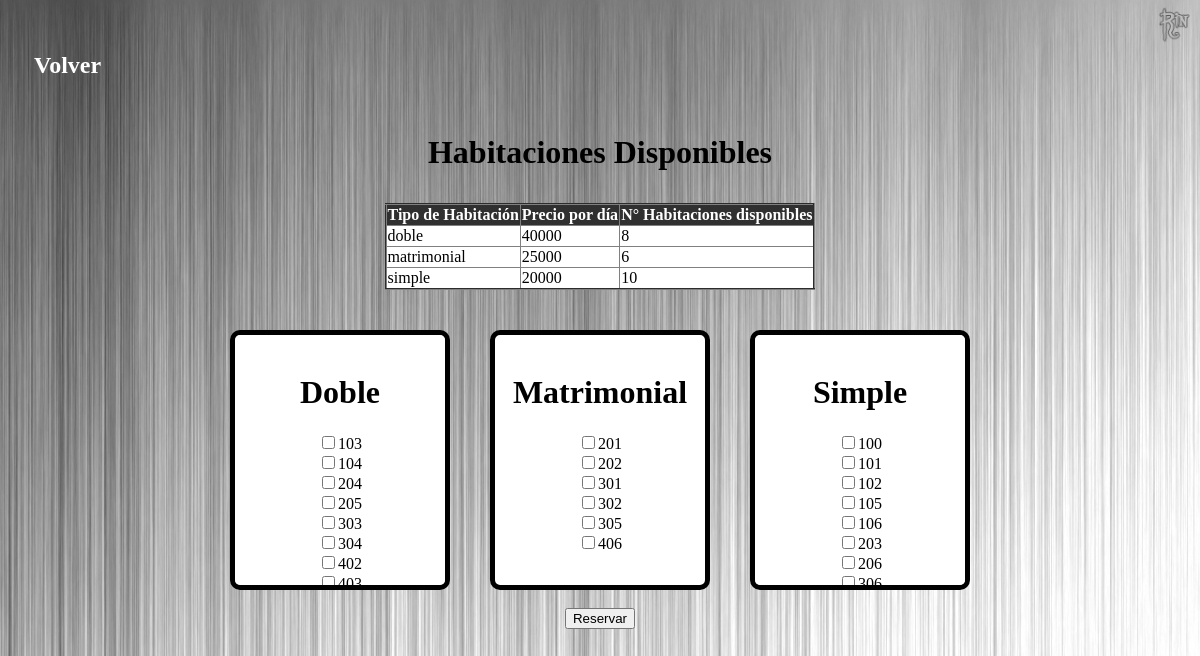
The app's page /Aplicación/Recepcionista/Reservas/php/select_reservas.php with its own data.
### tables this page shows
CREATE TABLE `habitacion` (
  `NumHab` varchar(10) NOT NULL,
  `TipoHab` varchar(20) NOT NULL
);

### Aplicación/Recepcionista/Reservas/php/select_reservas.php (the view, shortened to what this page needs)
<!DOCTYPE html>
<html lang="es">
	<head>
		<link href="../../css/styles.css" rel="stylesheet">
	</head>
	<body>
	<header>
		<nav class="topnav">
				<a href="../menu.html"><h1  align="left"> Volver </h1> </a>
		</nav>
	  <h1 align="center">Habitaciones Disponibles</h1>
	</header>
<div align="center">
<table border = '2' style = "border-collapse: collapse;" bgcolor = '#FFFFFF'>
	<tr bgcolor="#303030" style="font-weight: bold; color:white">
		<td>
			Tipo de Habitación
		</td>
		<td>
			Precio por día
		</td>
		<td>
			N° Habitaciones disponibles
		</td>
	</tr>
<?php
	require('conexion.php');
		$fecha1 = $_GET['fecha1'];
		$fecha2 = $_GET['fecha2'];
		$conexion=mysqli_connect($host,$user,$pw)or die("Error al conectar con el servidor");
		mysqli_select_db($conexion,$db)or die("Error al conectar con la base de datos");
		$sql = "SELECT habitacion.TipoHab, Precio, COUNT(DISTINCT habitacion.NumHab)
		FROM habitacion, tipodehabitacion
		WHERE habitacion.TipoHab=tipodehabitacion.TipoHab
		AND habitacion.NumHab NOT IN (SELECT habitacion.NumHab
                              		FROM   habitacion, reserva
                              		WHERE  reserva.NumHab=habitacion.NumHab
                              		AND (reserva.FechaReserva BETWEEN CAST('$fecha1' AS DATE) and CAST('$fecha2' AS DATE)
                                  		 OR reserva.FechaSalida BETWEEN CAST('$fecha1' AS DATE) and CAST('$fecha2' AS DATE)
																		   OR reserva.FechaReserva<='$fecha1' AND reserva.FechaSalida>='$fecha2'))
		GROUP BY habitacion.TipoHab";
		$rs = mysqli_query($conexion,$sql) or die(mysql_error());
		$numeroTuplas=mysqli_num_rows($rs);
		$numerocolumns=mysqli_num_fields($rs);
		for($i=0;$i<$numeroTuplas;$i++){
			$fila=mysqli_fetch_array($rs);
			echo "<tr>";
			for($j=0;$j<$numerocolumns;$j++){
				echo "<td>$fila[$j]</td>";
			}
        }
?>
</table>
</div>
<main>
			<?php
				echo "<form method=\"post\" action=\"registrar_reserva.php\">"
			?>
			<div id=contenedor_center>
				<div class="contorno_pantalla_blanca" align="center">
					<br>
						<h1 align="center">Doble</h1>
						<?php
							  require('conexion.php');
								$Tipo_habitacion = 'doble';
								$fecha1 = $_GET['fecha1'];
								$fecha2 = $_GET['fecha2'];
								$conexion=mysqli_connect($host,$user,$pw)or die("Error al conectar con el servidor");
								mysqli_select_db($conexion,$db)or die("Error al conectar con la base de datos");
								$sql1 = "SELECT habitacion.NumHab
								FROM habitacion
								WHERE TipoHab='$Tipo_habitacion'
								AND habitacion.NumHab NOT IN (SELECT habitacion.NumHab
						                              		FROM   habitacion, reserva
						                              		WHERE  reserva.NumHab=habitacion.NumHab
						                              		AND (reserva.FechaReserva BETWEEN CAST('$fecha1' AS DATE) and CAST('$fecha2' AS DATE)
						                                  		 OR reserva.FechaSalida BETWEEN CAST('$fecha1' AS DATE) and CAST('$fecha2' AS DATE)
																								 	 OR reserva.FechaReserva<='$fecha1' AND reserva.FechaSalida>='$fecha2'))";
								$rs1 = mysqli_query($conexion,$sql1) or die(mysql_error());
								$numeroTuplas=mysqli_num_rows($rs1);
								echo "<form method=\"post\" action=\"registrar_reserva.php\">";
								for($i=0;$i<$numeroTuplas;$i++){
										$fila=mysqli_fetch_array($rs1);
										echo "<input type=\"checkbox\" name=\"habit[]\" value=\"$fila[0]\" >$fila[0]<br>";
										}
										echo "<br>";
						?>
						</div>
					<div class="contorno_pantalla_blanca" align="center">
						<br>
							<h1 align="center">Matrimonial</h1>
							<?php
								  require('conexion.php');
									$Tipo_habitacion = 'matrimonial';
									$fecha1 = $_GET['fecha1'];
									$fecha2 = $_GET['fecha2'];
									$conexion=mysqli_connect($host,$user,$pw)or die("Error al conectar con el servidor");
									mysqli_select_db($conexion,$db)or die("Error al conectar con la base de datos");
									$sql2 = "SELECT habitacion.NumHab
									FROM habitacion
									WHERE TipoHab='$Tipo_habitacion'
									AND habitacion.NumHab NOT IN (SELECT habitacion.NumHab
							                              		FROM   habitacion, reserva
							                              		WHERE  reserva.NumHab=habitacion.NumHab
							                              		AND (reserva.FechaReserva BETWEEN CAST('$fecha1' AS DATE) and CAST('$fecha2' AS DATE)
							                                  		 OR reserva.FechaSalida BETWEEN CAST('$fecha1' AS DATE) and CAST('$fecha2' AS DATE)
																									 	 OR reserva.FechaReserva<='$fecha1' AND reserva.FechaSalida>='$fecha2'))";
									$rs2 = mysqli_query($conexion,$sql2) or die(mysql_error());
									$numeroTuplas=mysqli_num_rows($rs2);
									echo "<form method=\"post\" action=\"registrar_reserva.php\">";
									for($i=0;$i<$numeroTuplas;$i++){
											$fila=mysqli_fetch_array($rs2);
											echo "<input type=\"checkbox\" name=\"habit[]\" value=\"$fila[0]\" >$fila[0]<br>";
											}
											echo "<br>";
							?>
							</div>
						<div class="contorno_pantalla_blanca" align="center">
							<br>
								<h1 align="center">Simple</h1>
								<?php
									  require('conexion.php');
										$Tipo_habitacion = 'simple';
										$fecha1 = $_GET['fecha1'];
										$fecha2 = $_GET['fecha2'];
										$conexion=mysqli_connect($host,$user,$pw)or die("Error al conectar con el servidor");
										mysqli_select_db($conexion,$db)or die("Error al conectar con la base de datos");
										$sql3 = "SELECT habitacion.NumHab
										FROM habitacion
										WHERE TipoHab='$Tipo_habitacion'
										AND habitacion.NumHab NOT IN (SELECT habitacion.NumHab
								                              		FROM   habitacion, reserva
								                              		WHERE  reserva.NumHab=habitacion.NumHab
								                              		AND (reserva.FechaReserva BETWEEN CAST('$fecha1' AS DATE) and CAST('$fecha2' AS DATE)
								                                  		 OR reserva.FechaSalida BETWEEN CAST('$fecha1' AS DATE) and CAST('$fecha2' AS DATE)
																										 	 OR reserva.FechaReserva<='$fecha1' AND reserva.FechaSalida>='$fecha2'))";
										$rs3 = mysqli_query($conexion,$sql3) or die(mysql_error());
										$numeroTuplas=mysqli_num_rows($rs3);
										echo "<form method=\"post\" action=\"registrar_reserva.php\">";
										for($i=0;$i<$numeroTuplas;$i++){
												$fila=mysqli_fetch_array($rs3);
												echo "<input type=\"checkbox\" name=\"habit[]\" value=\"$fila[0]\" >$fila[0]<br>";
												}
												echo "<br>";
								?>
								</div>
						</div>
						<div align="center">
							<?php
							echo "<br>";
							echo "<input type=\"submit\" name=\"formSubmit\" value=\"Reservar\">";
							echo "</form>";
							?>
		</main>
	</body>
</html>

### Aplicación/Recepcionista/css/styles.css (style rules this page uses)
body { background: url(../../imagenes/grisclaro.png) no-repeat center center fixed; -webkit-background-size: cover; -moz-background-size: cover; -o-background-size: cover; background-size: cover; background-attachment: fixed; background-position: 0px 0px; zoom: 100% }
header { text-align: center; padding: 10px; }
.topnav { overflow: hidden; }
.topnav a { display: block; color: #ECECEC; text-align: center; padding: 14px 16px; text-decoration: none; }
.contorno_pantalla_blanca { background: #FFFFFF; border: solid black; border-radius:10px; border-width: 5px; margin-left: 20px; margin-right: 20px; margin-top:-10px; height: 250px; width: 210px; vertical-align: bottom; padding: 0px; overflow: scroll; }
a:link { text-decoration: none; color: white; }
#contenedor_center { display: flex; flex-direction: row; justify-content: center; align-items: stretch; flex-wrap: nowrap; margin-top: 50px; }

### records on screen
habitacion: NumHab "103"
habitacion: NumHab "104"
habitacion: NumHab "204"
habitacion: NumHab "205"
habitacion: NumHab "303"
habitacion: NumHab "304"
habitacion: NumHab "402"
habitacion: NumHab "403"
habitacion: NumHab "201"
habitacion: NumHab "202"
habitacion: NumHab "301"
habitacion: NumHab "302"
habitacion: NumHab "305"
habitacion: NumHab "406"
habitacion: NumHab "100"
habitacion: NumHab "101"
habitacion: NumHab "102"
habitacion: NumHab "105"
habitacion: NumHab "106"
habitacion: NumHab "203"
habitacion: NumHab "206"
habitacion: NumHab "306"

### other values on screen
$fila[$j] "doble"
$fila[$j] "40000"
$fila[$j] "8"
$fila[$j] "matrimonial"
$fila[$j] "25000"
$fila[$j] "6"
$fila[$j] "simple"
$fila[$j] "20000"
$fila[$j] "10"
